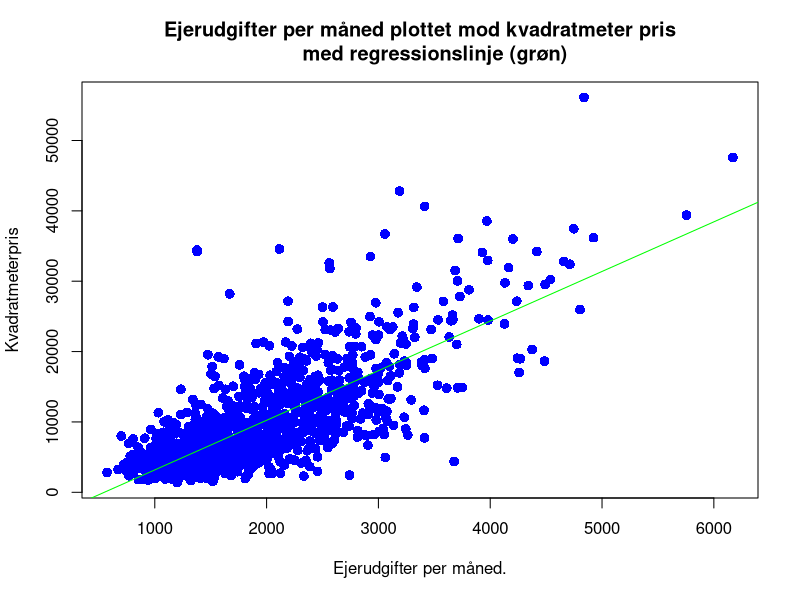
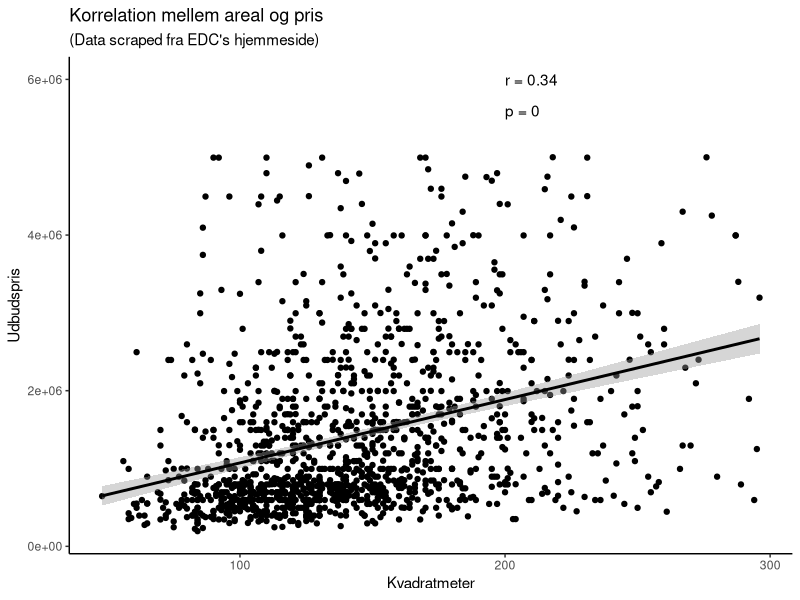

These charts were generated, in order, by the following R code:
library("readxl")
library(dplyr)
library("ggpubr")
library(ggplot2)
library(reshape)
library(Hmisc)
library(corrplot)
library(RColorBrewer)
library(purrr)
library("tidyr")
library(reshape2)
library(stringr)
library(stringi)
library(data.table)

df <- read.csv('edc_for_corr.csv', sep=",", header = TRUE)
df <- df[-1]
str(df)

corr <- cor(df)
round(corr, 2)
res2 <- rcorr(as.matrix(df))
res2

plot(df$Ejerudgifter_pr__md_, df$Pris_m_, pch = 16, cex = 1.3, col = "blue",
     main = "Ejerudgifter per måned plottet mod kvadratmeter pris
     med regressionslinje (grøn)",
     xlab = "Ejerudgifter per måned.", ylab = "Kvadratmeterpris")

abline(lm(Pris_m_ ~ Ejerudgifter_pr__md_, data = df), col='green')

cor(df$Boligareal,df$pris)

r <- round(cor(df$pris, df$Boligareal), 2)
p <- cor.test(df$pris, df$Boligareal)$p.value

ggplot(df, aes(y=pris, x=Boligareal)) + 
  geom_point() + 
  labs(title = "Korrelation mellem areal og pris",
       subtitle = "(Data scraped fra EDC's hjemmeside)",
       x = "Kvadratmeter",
       y = "Udbudspris") +
  geom_smooth(method="lm", col="black") + 
  annotate("text", x=200, y=6000000, label=paste0("r = ", r), hjust=0) +
  annotate("text", x=200, y=5600000, label=paste0("p = ", round(p, 3)),
           hjust=0) + theme_classic() 
